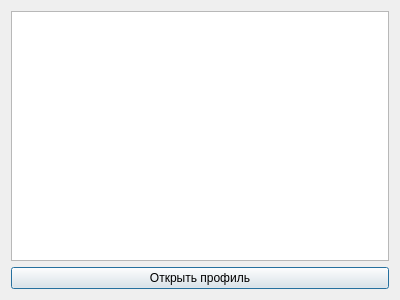
<?xml version="1.0" encoding="UTF-8"?>
<ui version="4.0">
 <class>OpenProfileDialog</class>
 <widget class="QDialog" name="OpenProfileDialog">
  <property name="windowModality">
   <enum>Qt::ApplicationModal</enum>
  </property>
  <property name="geometry">
   <rect>
    <x>0</x>
    <y>0</y>
    <width>400</width>
    <height>300</height>
   </rect>
  </property>
  <property name="windowTitle">
   <string>Выберите профиль</string>
  </property>
  <layout class="QVBoxLayout" name="verticalLayout">
   <item>
    <widget class="QListWidget" name="listWidget">
     <property name="font">
      <font>
       <pointsize>10</pointsize>
      </font>
     </property>
    </widget>
   </item>
   <item>
    <widget class="QPushButton" name="pushButton">
     <property name="text">
      <string>Открыть профиль</string>
     </property>
    </widget>
   </item>
  </layout>
 </widget>
 <resources/>
 <connections/>
</ui>
